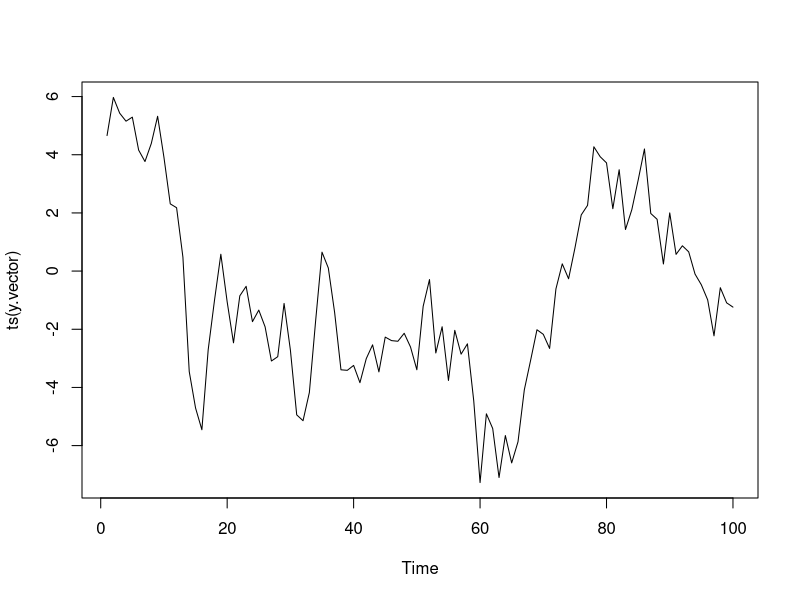
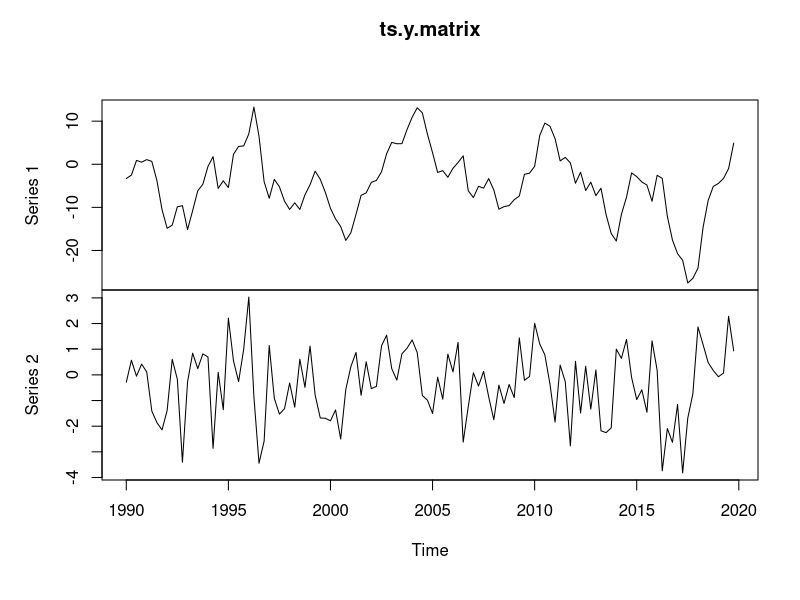
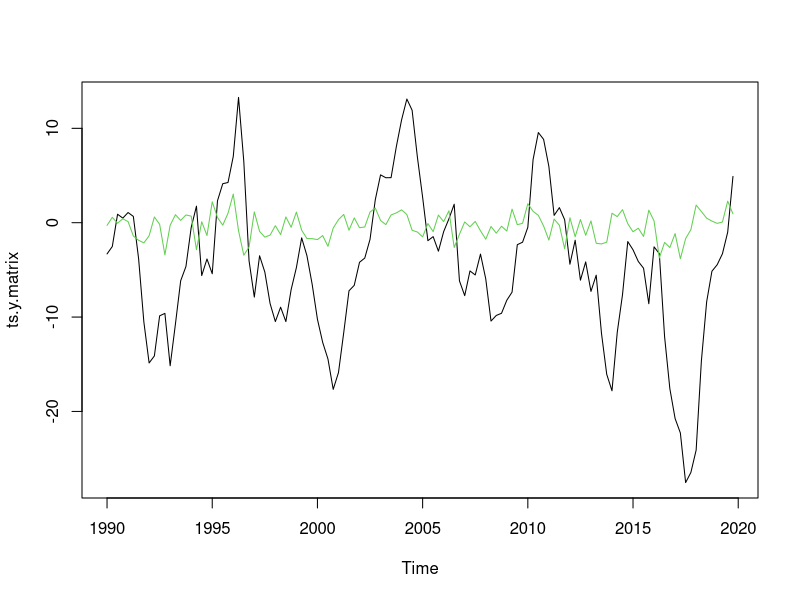
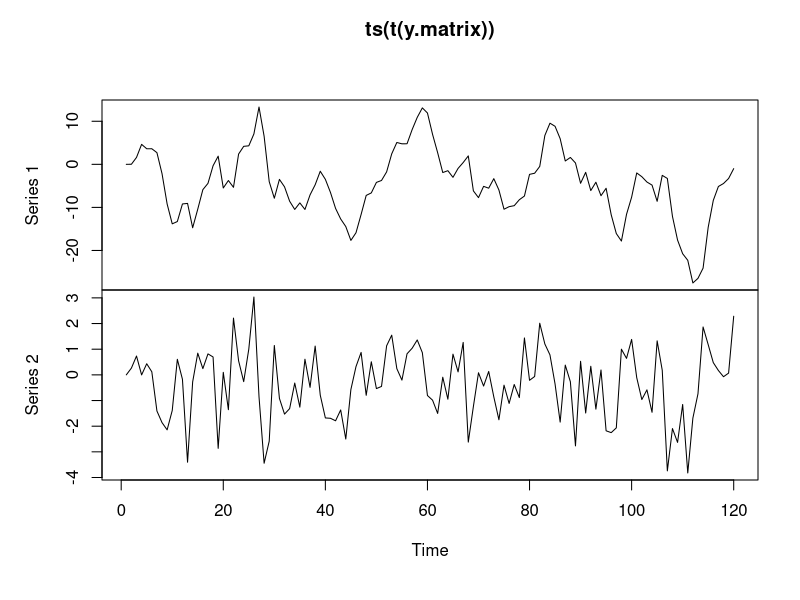

Write the R code that produced these figures, in order.
rm(list=ls())


### Problem 1 

### (a) simulate AR(1) process with AR coefficient 0.9 

beta.1 <- 0.9
sigma2 <- 2

T.here <- 100
burn.in <- 20

set.seed(123456)   ## setting a seed gives the same set of random numbers every time you run the script
u.vector <- rnorm(T.here+burn.in, mean=0, sd=sqrt(sigma2))  ## T + burn-in observations of the disturbances

y.vector1 <- numeric(T.here+burn.in)  ## empty vector to be filled with observations
y.vector1[1] = 0  ## initialize by the unconditional mean of the process

for(t in 2:(T.here+burn.in)){
  y.vector1[t] = beta.1 * y.vector1[t-1] + u.vector[t]
}

y.vector = y.vector1[-c(1:burn.in)]
plot(ts(y.vector))




## (b) estimation of AR coefficient beta_1
y.t <- matrix(y.vector[-1], ncol=1) # vector of dependent variable observations y_t, t=2,..., T
y.lag <- matrix(y.vector[-T.here], ncol=1) # vector of regressor obervations y_{t-1}

beta.hat <- (t(y.lag)%*%y.lag)^{-1} %*% t(y.lag) %*% y.t  # ^{-1} works when inverting a scalar, not a matrix



## (c) repeat estimation but include second lag of y_t
y.t <- matrix(y.vector[-c(1:2)], ncol=1)  # vector of dependent variable observations y_t, t=3,...,T
y.lag <- cbind(
  y.vector[-c(1,T.here)],
  y.vector[-c((T.here-1):T.here)]) # matrix of regressor observations (y_{t-1} and y_{t-2})


beta.hat2 <- solve(t(y.lag)%*%y.lag) %*% t(y.lag) %*% y.t  # least squares (X'X)^{-1}X'y. %*% computes matrix product


T.here1 <- length(y.t)  # adjust sample size because of pre-sample observations 
resids <- y.t - y.lag %*% beta.hat2 # vector of residuals
sigma2.hat2 <- 1/(T.here1-2) * t(resids) %*% resids  # estimate sigma^2

cov.beta.hat <- as.numeric(sigma2.hat2) * solve(t(y.lag) %*% y.lag) # estimated covariance matrix of beta_hat
se.beta2.hat <- sqrt(diag(cov.beta.hat)) # extract standard errors of coefficient estimates

## compute t-statistic
t.beta2 <- beta.hat2[2]/se.beta2.hat[2]

## compute p-value
2*pnorm(-abs(t.beta2))


## compare output with lm
summary(lm(y.t ~ y.lag -1))  # -1 supresses the constant in least squares estimation 









############ Problem 2 ############ 

rm(list=ls())

## a) 
## first: magic numbers

T.here <- 100  ## number of observations
burn.in <- 20  ## number of burn-in obs.

C <- matrix(c(0.1, -0.2), ncol=1) # store intercept vector as (2x1)-dimensional matrix
A1 <- matrix(c(4/5, 0, 8/3, 3/10), ncol=2) # matrix is filled column-wise
Sigma.mat <- matrix(c(1, 0.9, 0.9, 2), ncol=2)

K <- nrow(A1)  ## dimension of the VAR

mu.y <- solve(diag(2)-A1) %*% C  # unconditional mean of the process. solve() computes matrix inverse

set.seed(23456)
e.matrix <- matrix(rnorm((T.here+burn.in)*K), nrow=K)  # draw standard normally distributed iid random numbers
y.matrix <- matrix(0, nrow=K, ncol=(T.here+burn.in)) # empty (2x(T+burn.in))- matrix of zeros

y.matrix[,1] = mu.y ## initialize with unconditional mean

chol.Sigma <- chol(Sigma.mat)  # note: chol() produces an upper diagonal matrix 
t(chol.Sigma)%*%chol.Sigma # check whether LL'=Sigma_u



## recursion to fill matrix y.matrix
for(t in 2:(T.here+burn.in)){
  y.matrix[,t] = C + A1 %*% y.matrix[,(t-1)] + t(chol.Sigma) %*% e.matrix[,t]
}

ts.y.matrix <- ts(t(y.matrix), start =c(1990, 1), frequency=4) # store y.matrix as time series object

plot(ts.y.matrix) ## two separate graphs
plot(ts.y.matrix, plot.type="single", col=c(1,3))



#### Alternative for simulating y_t: draw standard normal random vectors along the way
set.seed(23456)
y.matrix <- matrix(0, nrow=K, ncol=(T.here+burn.in))
for(t in 2:(T.here+burn.in)){
  y.matrix[,t] = C + A1 %*% y.matrix[,(t-1)] + t(chol.Sigma) %*% rnorm(2)
}

plot(ts(t(y.matrix)))



## b) 
eigen(A1)  ## eigendecomposition; read up on the function using ?eigen
eigen(A1)$values  ## extract eigenvalues


## c)
# empirical mean
apply(ts.y.matrix, 2, mean)
mu.y # compare with theoretical mean. do they get closer as you increase T?






